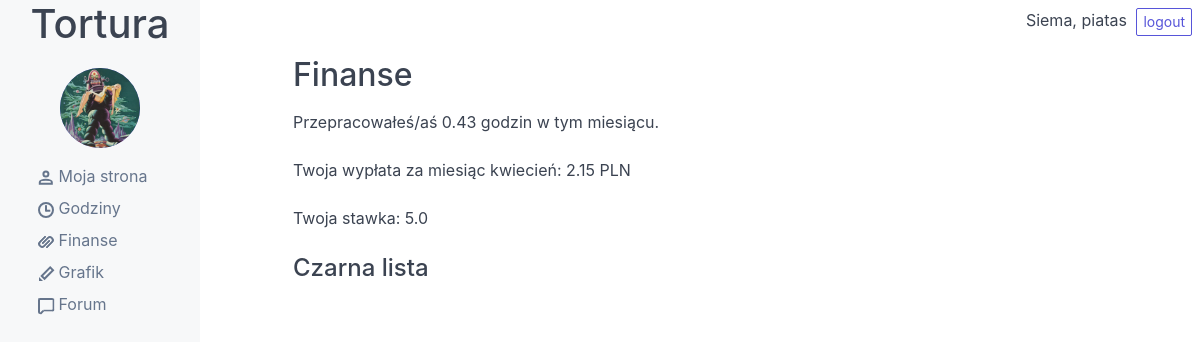
Before: /finance/ (signed in) with the older database file.
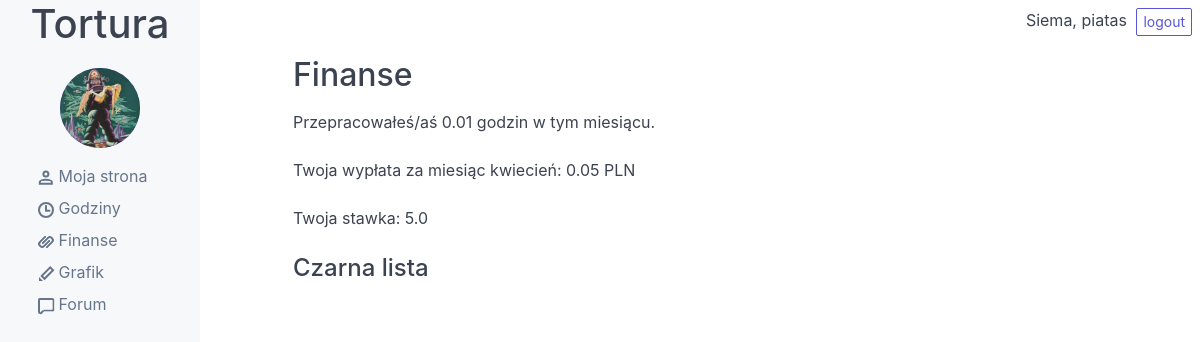
After: the same page with the newer database file.
### articles/models.py (models this page shows, shortened)
class Profile(models.Model):
    user = models.OneToOneField(User, null=True, on_delete=models.CASCADE)
    image = models.ImageField(default='default.jpg', upload_to='profile_pics')
    rate = models.FloatField(null=True)
    logged = models.BooleanField(default=False)

class Payslip(models.Model):
    user = models.ForeignKey(User, on_delete=models.SET_NULL, null=True)
    month = models.DateField()
    month_hours = models.FloatField()
    month_salary = models.FloatField(null=True)
    objects = PayslipManager()
    class Meta:
        ordering = ['-month']

### articles/views.py (the view)
# urls.py: path('finance/', finance_view, name='finance'),
@login_required(login_url='/accounts/login')
def finance_view(request):
    user = request.user
    if user.payslip_set:
        payslip = apps.get_model('articles.Payslip').objects.filter(user=user).last()
        month = payslip.month
        month = date(month, 'F')
        now = timezone.now()
        print("NOW: ", now)
    context ={
        'user': user,
        'payslip': payslip,
        'month': month,
    }
    return render(request, 'articles/finance.html', context)

### articles/templates/articles/finance.html
{% extends 'base.html' %}
{% block content %}
<h2>Finanse</h2>
<p>Przepracowałeś/aś {{ payslip.month_hours|floatformat:2 }} godzin w tym miesiącu. </p>
<p>Twoja wypłata za miesiąc {{ month|lower }}: {{ payslip.month_salary|floatformat:2 }} PLN </p>
<p>Twoja stawka: {{ user.profile.rate }} </p>
<h4>Czarna lista</h4>
{% endblock %}

### templates/base.html (shortened to what this page needs)
{% load static %}
<!DOCTYPE html>
<html>
    <head>
        <link rel="stylesheet" href="{% static 'articles/css/spectre.css' %}">
        <link rel="stylesheet" href="{% static 'articles/css/spectre-exp.css' %}">
        <link rel="stylesheet" href="{% static 'articles/css/spectre-icons.css' %}">
        <link rel="stylesheet" href="{% static 'articles/css/style.css' %}">
    </head>
    <body>
        <div class="off-canvas off-canvas-sidebar-show body">
            <div id="sidebar-id" class="off-canvas-sidebar navbar-body">
                <div class="navbar-header">
                    <h1>Tortura</h1>
                    <figure class="avatar avatar-size">
                        <img class="icon icon-file" src="{{ user.profile.image.url }}" />
                    </figure>
                </div>
                <div class="navbar-menu mt-2">
                    <ul class="nav">
                        <li class="nav-item">
                            <a href="{% url 'articles:my-site' %}">
                                <i class="icon icon-people"></i>
                                Moja strona
                            </a>
                        </li>
                        <li class="nav-item">
                            <a href="{% url 'articles:hours' %}">
                                <i class="icon icon-time"></i>
                                Godziny
                            </a>
                        </li>
                        <li class="nav-item">
                            <a href="{% url 'articles:finance' %}">
                                <i class="icon icon-link"></i>
                                Finanse
                            </a>
                        </li>
                        <li class="nav-item">
                            <a href="{% url 'articles:schedule' %}">
                                <i class="icon icon-edit"></i>
                                Grafik
                            </a>
                        </li>
                        <li class="nav-item">
                            <a href="{% url 'articles:home' %}">
                                <i class="icon icon-message"></i>
                                Forum
                            </a>
                        </li>
                    </ul>
                </div>
            </div>
            <div class="off-canvas-content">
                <header>
                    <div class="top">
                        <span>Siema, {{ request.user }}</span>
                        <span style="margin-left: 5px">
                            <a class="btn btn-sm" href="{% url 'logout' %}"> logout </a>
                        </span>
                    </div>
                </header>
                <div class="off-canvas content-overflow" style="margin-top: 20px;">
                    <div class="container col-10 col-md-11" style="margin-left: 5px;">
                        {% block content %}
                        {% endblock %}
                    </div>
                </div>
            </div>
        </div>
    </body>
</html>

### articles/static/articles/css/spectre.css (style rules this page uses)
html { font-family: sans-serif; -webkit-text-size-adjust: 100%; -ms-text-size-adjust: 100%; }
body { margin: 0; }
article, aside, footer, header, nav, section { display: block; }
h1 { font-size: 2em; margin: .67em 0; }
figcaption, figure, main { display: block; }
a { background-color: transparent; -webkit-text-decoration-skip: objects; }
img { border-style: none; }
*, *::before, *::after { box-sizing: inherit; }
html { box-sizing: border-box; font-size: 20px; line-height: 1.5; -webkit-tap-highlight-color: transparent; }
body { background: #fff; color: #3b4351; font-family: -apple-system, system-ui, BlinkMacSystemFont, "Segoe UI", Roboto, "Helvetica Neue", sans-serif; font-size: .8rem; overflow-x: hidden; text-rendering: optimizeLegibility; }
a { color: #5755d9; outline: none; text-decoration: none; }
h1, h2, h3, h4, h5, h6 { color: inherit; font-weight: 500; line-height: 1.2; margin-bottom: .5em; margin-top: 0; }
h1, .h1 { font-size: 2rem; }
h2, .h2 { font-size: 1.6rem; }
h4, .h4 { font-size: 1.2rem; }
p { margin: 0 0 1.2rem; }
a, ins, u { -webkit-text-decoration-skip: ink edges; text-decoration-skip: ink edges; }
ul, ol { margin: .8rem 0 .8rem .8rem; padding: 0; }
ul li, ol li { margin-top: .4rem; }
ul { list-style: disc inside; }
.btn { -webkit-appearance: none; -moz-appearance: none; appearance: none; background: #fff; border: .05rem solid #5755d9; border-radius: .1rem; color: #5755d9; cursor: pointer; display: inline-block; font-size: .8rem; height: 1.8rem; line-height: 1.2rem; outline: none; padding: .25rem .4rem; text-align: center; text-decoration: none; transition: background .2s, border .2s, box-shadow .2s, color .2s; -webkit-user-select: none; -moz-user-select: none; -ms-user-select: none; user-select: none; vertical-align: middle; white-space: nowrap; }
.btn.btn-sm { font-size: .7rem; height: 1.4rem; padding: .05rem .3rem; }
.container { margin-left: auto; margin-right: auto; padding-left: .4rem; padding-right: .4rem; width: 100%; }
.col-10 { width: 83.33333333%; }
.avatar { background: #5755d9; border-radius: 50%; color: rgba(255, 255, 255, .85); display: inline-block; font-size: .8rem; font-weight: 300; height: 1.6rem; line-height: 1.25; margin: 0; position: relative; vertical-align: middle; width: 1.6rem; }
.avatar img { border-radius: 50%; height: 100%; position: relative; width: 100%; z-index: 1; }
.nav { display: -ms-flexbox; display: flex; -ms-flex-direction: column; flex-direction: column; list-style: none; margin: .2rem 0; }
.nav .nav-item a { color: #66758c; padding: .2rem .4rem; text-decoration: none; }
.mt-2 { margin-top: .4rem !important; }

### articles/static/articles/css/spectre-exp.css (style rules this page uses)
.off-canvas { display: -ms-flexbox; display: flex; -ms-flex-flow: nowrap; flex-flow: nowrap; height: 100%; position: relative; width: 100%; }
.off-canvas .off-canvas-sidebar { background: #f7f8f9; bottom: 0; left: 0; min-width: 10rem; overflow-y: auto; position: fixed; top: 0; transform: translateX(-100%); transition: transform .25s; z-index: 200; }
.off-canvas .off-canvas-content { -ms-flex: 1 1 auto; flex: 1 1 auto; height: 100%; padding: .4rem .4rem .4rem 4rem; }
@media (min-width: 960px) { .off-canvas.off-canvas-sidebar-show .off-canvas-sidebar { -ms-flex: 0 0 auto; flex: 0 0 auto; position: relative; transform: none; } }

### articles/static/articles/css/style.css (style rules this page uses)
.navbar-menu { margin-left: 30px; }
.navbar-header { text-align: center; }
.navbar-body { min-height: 100vh; }
.content-overflow { overflow: auto; height: 90vh; }
.body { overflow: hidden; height: 100vh; }
.top { text-align: right; }
.avatar-size { height: 4rem; width: 4rem; }
@media (min-width: 760px) { .off-canvas.off-canvas-sidebar-show .off-canvas-sidebar { -ms-flex: 0 0 auto; flex: 0 0 auto; position: relative; transform: none; } }

Changed rows visible on the page:
removed Payslip: month_hours "0.43", month_salary "2.15"
added Payslip: month_hours "0.01", month_salary "0.05"
